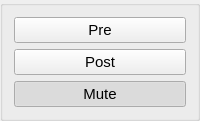
         <widget class="QGroupBox" name="groupBox_2">
          <property name="title">
           <string/>
          </property>
          <layout class="QVBoxLayout" name="verticalLayout_52">
           <item>
            <widget class="QPushButton" name="pushButton_operator_R_pre">
             <property name="font">
              <font>
               <pointsize>11</pointsize>
              </font>
             </property>
             <property name="text">
              <string>Pre</string>
             </property>
             <property name="checkable">
              <bool>true</bool>
             </property>
             <property name="autoExclusive">
              <bool>true</bool>
             </property>
            </widget>
           </item>
           <item>
            <widget class="QPushButton" name="pushButton_operator_R_post">
             <property name="font">
              <font>
               <pointsize>11</pointsize>
              </font>
             </property>
             <property name="text">
              <string>Post</string>
             </property>
             <property name="checkable">
              <bool>true</bool>
             </property>
             <property name="autoExclusive">
              <bool>true</bool>
             </property>
            </widget>
           </item>
           <item>
            <widget class="QPushButton" name="pushButton_operator_R_mute">
             <property name="font">
              <font>
               <pointsize>11</pointsize>
              </font>
             </property>
             <property name="text">
              <string>Mute</string>
             </property>
             <property name="checkable">
              <bool>true</bool>
             </property>
             <property name="checked">
              <bool>true</bool>
             </property>
             <property name="autoExclusive">
              <bool>true</bool>
             </property>
            </widget>
           </item>
          </layout>
         </widget>
